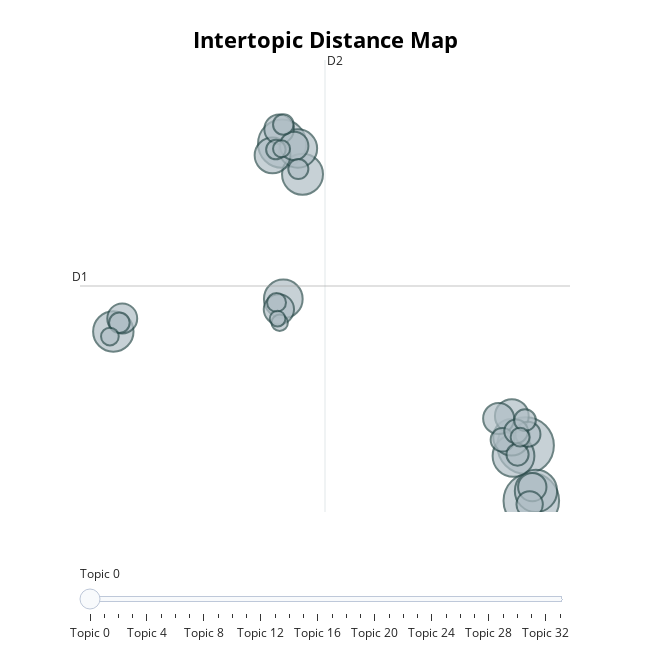

Notebook code cell kept with this figure:
### Code cell
# Visualize intertopic distance
topic_model.visualize_topics()

### Figure 1 — Plotly figure (JSON) as saved in the notebook; plotly's stock layout.template omitted (floating-point values rounded to 4 significant figures)
{"data": [{"customdata": [[0, "staff | stay | hotel | great | thank", 143], [1, "beach | ocean | boardwalk | view | pacific", 138], [2, "center | location | convention | downtown | good", 104], [3, "western | seas | seven | best | staff", 80], [4, "room | hotel | one | would | also", 78], [5, "breakfast | clean | staff | great | good", 75], [6, "room | bugs | smell | disgusting | dirty", 73], [7, "noisy | noise | room | hotel | hear", 67], [8, "quarter | bienville | french | house | new", 66], [9, "airport | shuttle | flight | stay | thank", 60], [10, "disneyland | disney | anaheim | roc | eden", 57], [11, "luana | morealoha | hawaii | honolulu | mahalo", 51], [12, "drury | inn | new | drinks | quarter", 43], [13, "room | bed | size | small | rooms", 41], [14, "reservation | charged | booked | cancellation | hotel", 40], [15, "location | good | great | restaurants | airport", 39], [16, "pool | great | hotel | nice | stay", 36], [17, "river | hotel | weekend | great | location", 36], [18, "resort | sonesta | head | hilton | island", 31], [19, "whitney | casey | callaisgeneral | new | sincerely", 28], [20, "regis | st | 284 | anthony | sincerely", 25], [21, "allegro | kimpton | amber | experience | hotel", 25], [22, "restaurant | marriott | great | stay | sorrento", 22], [23, "orchard | garden | hotel | sf | office", 21], [24, "river | michigan | ave | location | suite", 19], [25, "room | guest | said | problem | desk", 19], [26, "clean | breakfast | good | inn | price", 18], [27, "chinatown | location | manager | pablo | great", 17], [28, "night | one | room | fine | adequate", 16], [29, "wyndham | tremeil | wingate | managerwingate | boonefront", 16], [30, "worst | place | sheets | never | ever", 14], [31, "union | square | location | hotel | abri", 13], [32, "microwave | fridge | refrigerator | hanger | toledo", 12], [33, "motel | diner | clean | railroad | microwave", 11]], "hovertemplate": "<b>Topic %{customdata[0]}</b><br>%{customdata[1]}<br>Size: %{customdata[2]}", "legendgroup": "", "marker": {"color": "#B0BEC5", "line": {"color": "DarkSlateGrey", "width": 2}, "size": [143, 138, 104, 80, 78, 75, 73, 67, 66, 60, 57, 51, 43, 41, 40, 39, 36, 36, 31, 28, 25, 25, 22, 21, 19, 19, 18, 17, 16, 16, 14, 13, 12, 11], "sizemode": "area", "sizeref": 0.08937, "symbol": "circle"}, "mode": "markers", "name": "", "orientation": "v", "showlegend": false, "type": "scatter", "x": [11.13, 11.42, -1.39, 11.66, 10.5, -0.3426, -10.07, -1.331, -0.5787, 10.41, -1.885, 10.42, 9.741, -1.557, -9.61, -1.546, 11.47, -0.7699, 11.34, 11.25, 9.937, 10.64, 10.71, 11.1, -1.329, -9.759, -0.5572, -1.712, -1.679, 10.84, -10.25, -1.42, -1.517, -1.625], "xaxis": "x", "y": [3.807, 1.883, 14.32, 2.226, 3.444, 13.26, 7.779, 8.917, 14.16, 4.096, 13.92, 4.835, 4.75, 8.553, 8.235, 14.83, 2.358, 14.25, 1.754, 4.203, 4.007, 4.302, 3.492, 4.69, 14.99, 8.086, 13.44, 14.12, 8.793, 4.099, 7.603, 14.15, 8.086, 8.228], "yaxis": "y"}], "layout": {"annotations": [{"showarrow": false, "text": "D1", "x": -11.78, "y": 9.365, "yshift": 10}, {"showarrow": false, "text": "D2", "x": 0.8134, "xshift": 10, "y": 17.24}], "height": 650, "hoverlabel": {"bgcolor": "white", "font": {"family": "Rockwell", "size": 16}}, "legend": {"itemsizing": "constant", "tracegroupgap": 0}, "margin": {"t": 60}, "shapes": [{"line": {"color": "#CFD8DC", "width": 2}, "type": "line", "x0": 0.8134, "x1": 0.8134, "y0": 1.491, "y1": 17.24}, {"line": {"color": "#9E9E9E", "width": 2}, "type": "line", "x0": -11.78, "x1": 13.41, "y0": 9.365, "y1": 9.365}], "sliders": [{"active": 0, "pad": {"t": 50}, "steps": [{"args": [{"marker.color": [["red", "#B0BEC5", "#B0BEC5", "#B0BEC5", "#B0BEC5", "#B0BEC5", "#B0BEC5", "#B0BEC5", "#B0BEC5", "#B0BEC5", "#B0BEC5", "#B0BEC5", "#B0BEC5", "#B0BEC5", "#B0BEC5", "#B0BEC5", "#B0BEC5", "#B0BEC5", "#B0BEC5", "#B0BEC5", "#B0BEC5", "#B0BEC5", "#B0BEC5", "#B0BEC5", "#B0BEC5", "#B0BEC5", "#B0BEC5", "#B0BEC5", "#B0BEC5", "#B0BEC5", "#B0BEC5", "#B0BEC5", "#B0BEC5", "#B0BEC5"]]}], "label": "Topic 0", "method": "update"}, {"args": [{"marker.color": [["#B0BEC5", "red", "#B0BEC5", "#B0BEC5", "#B0BEC5", "#B0BEC5", "#B0BEC5", "#B0BEC5", "#B0BEC5", "#B0BEC5", "#B0BEC5", "#B0BEC5", "#B0BEC5", "#B0BEC5", "#B0BEC5", "#B0BEC5", "#B0BEC5", "#B0BEC5", "#B0BEC5", "#B0BEC5", "#B0BEC5", "#B0BEC5", "#B0BEC5", "#B0BEC5", "#B0BEC5", "#B0BEC5", "#B0BEC5", "#B0BEC5", "#B0BEC5", "#B0BEC5", "#B0BEC5", "#B0BEC5", "#B0BEC5", "#B0BEC5"]]}], "label": "Topic 1", "method": "update"}, {"args": [{"marker.color": [["#B0BEC5", "#B0BEC5", "red", "#B0BEC5", "#B0BEC5", "#B0BEC5", "#B0BEC5", "#B0BEC5", "#B0BEC5", "#B0BEC5", "#B0BEC5", "#B0BEC5", "#B0BEC5", "#B0BEC5", "#B0BEC5", "#B0BEC5", "#B0BEC5", "#B0BEC5", "#B0BEC5", "#B0BEC5", "#B0BEC5", "#B0BEC5", "#B0BEC5", "#B0BEC5", "#B0BEC5", "#B0BEC5", "#B0BEC5", "#B0BEC5", "#B0BEC5", "#B0BEC5", "#B0BEC5", "#B0BEC5", "#B0BEC5", "#B0BEC5"]]}], "label": "Topic 2", "method": "update"}, {"args": [{"marker.color": [["#B0BEC5", "#B0BEC5", "#B0BEC5", "red", "#B0BEC5", "#B0BEC5", "#B0BEC5", "#B0BEC5", "#B0BEC5", "#B0BEC5", "#B0BEC5", "#B0BEC5", "#B0BEC5", "#B0BEC5", "#B0BEC5", "#B0BEC5", "#B0BEC5", "#B0BEC5", "#B0BEC5", "#B0BEC5", "#B0BEC5", "#B0BEC5", "#B0BEC5", "#B0BEC5", "#B0BEC5", "#B0BEC5", "#B0BEC5", "#B0BEC5", "#B0BEC5", "#B0BEC5", "#B0BEC5", "#B0BEC5", "#B0BEC5", "#B0BEC5"]]}], "label": "Topic 3", "method": "update"}, {"args": [{"marker.color": [["#B0BEC5", "#B0BEC5", "#B0BEC5", "#B0BEC5", "red", "#B0BEC5", "#B0BEC5", "#B0BEC5", "#B0BEC5", "#B0BEC5", "#B0BEC5", "#B0BEC5", "#B0BEC5", "#B0BEC5", "#B0BEC5", "#B0BEC5", "#B0BEC5", "#B0BEC5", "#B0BEC5", "#B0BEC5", "#B0BEC5", "#B0BEC5", "#B0BEC5", "#B0BEC5", "#B0BEC5", "#B0BEC5", "#B0BEC5", "#B0BEC5", "#B0BEC5", "#B0BEC5", "#B0BEC5", "#B0BEC5", "#B0BEC5", "#B0BEC5"]]}], "label": "Topic 4", "method": "update"}, {"args": [{"marker.color": [["#B0BEC5", "#B0BEC5", "#B0BEC5", "#B0BEC5", "#B0BEC5", "red", "#B0BEC5", "#B0BEC5", "#B0BEC5", "#B0BEC5", "#B0BEC5", "#B0BEC5", "#B0BEC5", "#B0BEC5", "#B0BEC5", "#B0BEC5", "#B0BEC5", "#B0BEC5", "#B0BEC5", "#B0BEC5", "#B0BEC5", "#B0BEC5", "#B0BEC5", "#B0BEC5", "#B0BEC5", "#B0BEC5", "#B0BEC5", "#B0BEC5", "#B0BEC5", "#B0BEC5", "#B0BEC5", "#B0BEC5", "#B0BEC5", "#B0BEC5"]]}], "label": "Topic 5", "method": "update"}, {"args": [{"marker.color": [["#B0BEC5", "#B0BEC5", "#B0BEC5", "#B0BEC5", "#B0BEC5", "#B0BEC5", "red", "#B0BEC5", "#B0BEC5", "#B0BEC5", "#B0BEC5", "#B0BEC5", "#B0BEC5", "#B0BEC5", "#B0BEC5", "#B0BEC5", "#B0BEC5", "#B0BEC5", "#B0BEC5", "#B0BEC5", "#B0BEC5", "#B0BEC5", "#B0BEC5", "#B0BEC5", "#B0BEC5", "#B0BEC5", "#B0BEC5", "#B0BEC5", "#B0BEC5", "#B0BEC5", "#B0BEC5", "#B0BEC5", "#B0BEC5", "#B0BEC5"]]}], "label": "Topic 6", "method": "update"}, {"args": [{"marker.color": [["#B0BEC5", "#B0BEC5", "#B0BEC5", "#B0BEC5", "#B0BEC5", "#B0BEC5", "#B0BEC5", "red", "#B0BEC5", "#B0BEC5", "#B0BEC5", "#B0BEC5", "#B0BEC5", "#B0BEC5", "#B0BEC5", "#B0BEC5", "#B0BEC5", "#B0BEC5", "#B0BEC5", "#B0BEC5", "#B0BEC5", "#B0BEC5", "#B0BEC5", "#B0BEC5", "#B0BEC5", "#B0BEC5", "#B0BEC5", "#B0BEC5", "#B0BEC5", "#B0BEC5", "#B0BEC5", "#B0BEC5", "#B0BEC5", "#B0BEC5"]]}], "label": "Topic 7", "method": "update"}, {"args": [{"marker.color": [["#B0BEC5", "#B0BEC5", "#B0BEC5", "#B0BEC5", "#B0BEC5", "#B0BEC5", "#B0BEC5", "#B0BEC5", "red", "#B0BEC5", "#B0BEC5", "#B0BEC5", "#B0BEC5", "#B0BEC5", "#B0BEC5", "#B0BEC5", "#B0BEC5", "#B0BEC5", "#B0BEC5", "#B0BEC5", "#B0BEC5", "#B0BEC5", "#B0BEC5", "#B0BEC5", "#B0BEC5", "#B0BEC5", "#B0BEC5", "#B0BEC5", "#B0BEC5", "#B0BEC5", "#B0BEC5", "#B0BEC5", "#B0BEC5", "#B0BEC5"]]}], "label": "Topic 8", "method": "update"}, {"args": [{"marker.color": [["#B0BEC5", "#B0BEC5", "#B0BEC5", "#B0BEC5", "#B0BEC5", "#B0BEC5", "#B0BEC5", "#B0BEC5", "#B0BEC5", "red", "#B0BEC5", "#B0BEC5", "#B0BEC5", "#B0BEC5", "#B0BEC5", "#B0BEC5", "#B0BEC5", "#B0BEC5", "#B0BEC5", "#B0BEC5", "#B0BEC5", "#B0BEC5", "#B0BEC5", "#B0BEC5", "#B0BEC5", "#B0BEC5", "#B0BEC5", "#B0BEC5", "#B0BEC5", "#B0BEC5", "#B0BEC5", "#B0BEC5", "#B0BEC5", "#B0BEC5"]]}], "label": "Topic 9", "method": "update"}, {"args": [{"marker.color": [["#B0BEC5", "#B0BEC5", "#B0BEC5", "#B0BEC5", "#B0BEC5", "#B0BEC5", "#B0BEC5", "#B0BEC5", "#B0BEC5", "#B0BEC5", "red", "#B0BEC5", "#B0BEC5", "#B0BEC5", "#B0BEC5", "#B0BEC5", "#B0BEC5", "#B0BEC5", "#B0BEC5", "#B0BEC5", "#B0BEC5", "#B0BEC5", "#B0BEC5", "#B0BEC5", "#B0BEC5", "#B0BEC5", "#B0BEC5", "#B0BEC5", "#B0BEC5", "#B0BEC5", "#B0BEC5", "#B0BEC5", "#B0BEC5", "#B0BEC5"]]}], "label": "Topic 10", "method": "update"}, {"args": [{"marker.color": [["#B0BEC5", "#B0BEC5", "#B0BEC5", "#B0BEC5", "#B0BEC5", "#B0BEC5", "#B0BEC5", "#B0BEC5", "#B0BEC5", "#B0BEC5", "#B0BEC5", "red", "#B0BEC5", "#B0BEC5", "#B0BEC5", "#B0BEC5", "#B0BEC5", "#B0BEC5", "#B0BEC5", "#B0BEC5", "#B0BEC5", "#B0BEC5", "#B0BEC5", "#B0BEC5", "#B0BEC5", "#B0BEC5", "#B0BEC5", "#B0BEC5", "#B0BEC5", "#B0BEC5", "#B0BEC5", "#B0BEC5", "#B0BEC5", "#B0BEC5"]]}], "label": "Topic 11", "method": "update"}, {"args": [{"marker.color": [["#B0BEC5", "#B0BEC5", "#B0BEC5", "#B0BEC5", "#B0BEC5", "#B0BEC5", "#B0BEC5", "#B0BEC5", "#B0BEC5", "#B0BEC5", "#B0BEC5", "#B0BEC5", "red", "#B0BEC5", "#B0BEC5", "#B0BEC5", "#B0BEC5", "#B0BEC5", "#B0BEC5", "#B0BEC5", "#B0BEC5", "#B0BEC5", "#B0BEC5", "#B0BEC5", "#B0BEC5", "#B0BEC5", "#B0BEC5", "#B0BEC5", "#B0BEC5", "#B0BEC5", "#B0BEC5", "#B0BEC5", "#B0BEC5", "#B0BEC5"]]}], "label": "Topic 12", "method": "update"}, {"args": [{"marker.color": [["#B0BEC5", "#B0BEC5", "#B0BEC5", "#B0BEC5", "#B0BEC5", "#B0BEC5", "#B0BEC5", "#B0BEC5", "#B0BEC5", "#B0BEC5", "#B0BEC5", "#B0BEC5", "#B0BEC5", "red", "#B0BEC5", "#B0BEC5", "#B0BEC5", "#B0BEC5", "#B0BEC5", "#B0BEC5", "#B0BEC5", "#B0BEC5", "#B0BEC5", "#B0BEC5", "#B0BEC5", "#B0BEC5", "#B0BEC5", "#B0BEC5", "#B0BEC5", "#B0BEC5", "#B0BEC5", "#B0BEC5", "#B0BEC5", "#B0BEC5"]]}], "label": "Topic 13", "method": "update"}, {"args": [{"marker.color": [["#B0BEC5", "#B0BEC5", "#B0BEC5", "#B0BEC5", "#B0BEC5", "#B0BEC5", "#B0BEC5", "#B0BEC5", "#B0BEC5", "#B0BEC5", "#B0BEC5", "#B0BEC5", "#B0BEC5", "#B0BEC5", "red", "#B0BEC5", "#B0BEC5", "#B0BEC5", "#B0BEC5", "#B0BEC5", "#B0BEC5", "#B0BEC5", "#B0BEC5", "#B0BEC5", "#B0BEC5", "#B0BEC5", "#B0BEC5", "#B0BEC5", "#B0BEC5", "#B0BEC5", "#B0BEC5", "#B0BEC5", "#B0BEC5", "#B0BEC5"]]}], "label": "Topic 14", "method": "update"}, {"args": [{"marker.color": [["#B0BEC5", "#B0BEC5", "#B0BEC5", "#B0BEC5", "#B0BEC5", "#B0BEC5", "#B0BEC5", "#B0BEC5", "#B0BEC5", "#B0BEC5", "#B0BEC5", "#B0BEC5", "#B0BEC5", "#B0BEC5", "#B0BEC5", "red", "#B0BEC5", "#B0BEC5", "#B0BEC5", "#B0BEC5", "#B0BEC5", "#B0BEC5", "#B0BEC5", "#B0BEC5", "#B0BEC5", "#B0BEC5", "#B0BEC5", "#B0BEC5", "#B0BEC5", "#B0BEC5", "#B0BEC5", "#B0BEC5", "#B0BEC5", "#B0BEC5"]]}], "label": "Topic 15", "method": "update"}, {"args": [{"marker.color": [["#B0BEC5", "#B0BEC5", "#B0BEC5", "#B0BEC5", "#B0BEC5", "#B0BEC5", "#B0BEC5", "#B0BEC5", "#B0BEC5", "#B0BEC5", "#B0BEC5", "#B0BEC5", "#B0BEC5", "#B0BEC5", "#B0BEC5", "#B0BEC5", "red", "#B0BEC5", "#B0BEC5", "#B0BEC5", "#B0BEC5", "#B0BEC5", "#B0BEC5", "#B0BEC5", "#B0BEC5", "#B0BEC5", "#B0BEC5", "#B0BEC5", "#B0BEC5", "#B0BEC5", "#B0BEC5", "#B0BEC5", "#B0BEC5", "#B0BEC5"]]}], "label": "Topic 16", "method": "update"}, {"args": [{"marker.color": [["#B0BEC5", "#B0BEC5", "#B0BEC5", "#B0BEC5", "#B0BEC5", "#B0BEC5", "#B0BEC5", "#B0BEC5", "#B0BEC5", "#B0BEC5", "#B0BEC5", "#B0BEC5", "#B0BEC5", "#B0BEC5", "#B0BEC5", "#B0BEC5", "#B0BEC5", "red", "#B0BEC5", "#B0BEC5", "#B0BEC5", "#B0BEC5", "#B0BEC5", "#B0BEC5", "#B0BEC5", "#B0BEC5", "#B0BEC5", "#B0BEC5", "#B0BEC5", "#B0BEC5", "#B0BEC5", "#B0BEC5", "#B0BEC5", "#B0BEC5"]]}], "label": "Topic 17", "method": "update"}, {"args": [{"marker.color": [["#B0BEC5", "#B0BEC5", "#B0BEC5", "#B0BEC5", "#B0BEC5", "#B0BEC5", "#B0BEC5", "#B0BEC5", "#B0BEC5", "#B0BEC5", "#B0BEC5", "#B0BEC5", "#B0BEC5", "#B0BEC5", "#B0BEC5", "#B0BEC5", "#B0BEC5", "#B0BEC5", "red", "#B0BEC5", "#B0BEC5", "#B0BEC5", "#B0BEC5", "#B0BEC5", "#B0BEC5", "#B0BEC5", "#B0BEC5", "#B0BEC5", "#B0BEC5", "#B0BEC5", "#B0BEC5", "#B0BEC5", "#B0BEC5", "#B0BEC5"]]}], "label": "Topic 18", "method": "update"}, {"args": [{"marker.color": [["#B0BEC5", "#B0BEC5", "#B0BEC5", "#B0BEC5", "#B0BEC5", "#B0BEC5", "#B0BEC5", "#B0BEC5", "#B0BEC5", "#B0BEC5", "#B0BEC5", "#B0BEC5", "#B0BEC5", "#B0BEC5", "#B0BEC5", "#B0BEC5", "#B0BEC5", "#B0BEC5", "#B0BEC5", "red", "#B0BEC5", "#B0BEC5", "#B0BEC5", "#B0BEC5", "#B0BEC5", "#B0BEC5", "#B0BEC5", "#B0BEC5", "#B0BEC5", "#B0BEC5", "#B0BEC5", "#B0BEC5", "#B0BEC5", "#B0BEC5"]]}], "label": "Topic 19", "method": "update"}, {"args": [{"marker.color": [["#B0BEC5", "#B0BEC5", "#B0BEC5", "#B0BEC5", "#B0BEC5", "#B0BEC5", "#B0BEC5", "#B0BEC5", "#B0BEC5", "#B0BEC5", "#B0BEC5", "#B0BEC5", "#B0BEC5", "#B0BEC5", "#B0BEC5", "#B0BEC5", "#B0BEC5", "#B0BEC5", "#B0BEC5", "#B0BEC5", "red", "#B0BEC5", "#B0BEC5", "#B0BEC5", "#B0BEC5", "#B0BEC5", "#B0BEC5", "#B0BEC5", "#B0BEC5", "#B0BEC5", "#B0BEC5", "#B0BEC5", "#B0BEC5", "#B0BEC5"]]}], "label": "Topic 20", "method": "update"}, {"args": [{"marker.color": [["#B0BEC5", "#B0BEC5", "#B0BEC5", "#B0BEC5", "#B0BEC5", "#B0BEC5", "#B0BEC5", "#B0BEC5", "#B0BEC5", "#B0BEC5", "#B0BEC5", "#B0BEC5", "#B0BEC5", "#B0BEC5", "#B0BEC5", "#B0BEC5", "#B0BEC5", "#B0BEC5", "#B0BEC5", "#B0BEC5", "#B0BEC5", "red", "#B0BEC5", "#B0BEC5", "#B0BEC5", "#B0BEC5", "#B0BEC5", "#B0BEC5", "#B0BEC5", "#B0BEC5", "#B0BEC5", "#B0BEC5", "#B0BEC5", "#B0BEC5"]]}], "label": "Topic 21", "method": "update"}, {"args": [{"marker.color": [["#B0BEC5", "#B0BEC5", "#B0BEC5", "#B0BEC5", "#B0BEC5", "#B0BEC5", "#B0BEC5", "#B0BEC5", "#B0BEC5", "#B0BEC5", "#B0BEC5", "#B0BEC5", "#B0BEC5", "#B0BEC5", "#B0BEC5", "#B0BEC5", "#B0BEC5", "#B0BEC5", "#B0BEC5", "#B0BEC5", "#B0BEC5", "#B0BEC5", "red", "#B0BEC5", "#B0BEC5", "#B0BEC5", "#B0BEC5", "#B0BEC5", "#B0BEC5", "#B0BEC5", "#B0BEC5", "#B0BEC5", "#B0BEC5", "#B0BEC5"]]}], "label": "Topic 22", "method": "update"}, {"args": [{"marker.color": [["#B0BEC5", "#B0BEC5", "#B0BEC5", "#B0BEC5", "#B0BEC5", "#B0BEC5", "#B0BEC5", "#B0BEC5", "#B0BEC5", "#B0BEC5", "#B0BEC5", "#B0BEC5", "#B0BEC5", "#B0BEC5", "#B0BEC5", "#B0BEC5", "#B0BEC5", "#B0BEC5", "#B0BEC5", "#B0BEC5", "#B0BEC5", "#B0BEC5", "#B0BEC5", "red", "#B0BEC5", "#B0BEC5", "#B0BEC5", "#B0BEC5", "#B0BEC5", "#B0BEC5", "#B0BEC5", "#B0BEC5", "#B0BEC5", "#B0BEC5"]]}], "label": "Topic 23", "method": "update"}, {"args": [{"marker.color": [["#B0BEC5", "#B0BEC5", "#B0BEC5", "#B0BEC5", "#B0BEC5", "#B0BEC5", "#B0BEC5", "#B0BEC5", "#B0BEC5", "#B0BEC5", "#B0BEC5", "#B0BEC5", "#B0BEC5", "#B0BEC5", "#B0BEC5", "#B0BEC5", "#B0BEC5", "#B0BEC5", "#B0BEC5", "#B0BEC5", "#B0BEC5", "#B0BEC5", "#B0BEC5", "#B0BEC5", "red", "#B0BEC5", "#B0BEC5", "#B0BEC5", "#B0BEC5", "#B0BEC5", "#B0BEC5", "#B0BEC5", "#B0BEC5", "#B0BEC5"]]}], "label": "Topic 24", "method": "update"}, {"args": [{"marker.color": [["#B0BEC5", "#B0BEC5", "#B0BEC5", "#B0BEC5", "#B0BEC5", "#B0BEC5", "#B0BEC5", "#B0BEC5", "#B0BEC5", "#B0BEC5", "#B0BEC5", "#B0BEC5", "#B0BEC5", "#B0BEC5", "#B0BEC5", "#B0BEC5", "#B0BEC5", "#B0BEC5", "#B0BEC5", "#B0BEC5", "#B0BEC5", "#B0BEC5", "#B0BEC5", "#B0BEC5", "#B0BEC5", "red", "#B0BEC5", "#B0BEC5", "#B0BEC5", "#B0BEC5", "#B0BEC5", "#B0BEC5", "#B0BEC5", "#B0BEC5"]]}], "label": "Topic 25", "method": "update"}, {"args": [{"marker.color": [["#B0BEC5", "#B0BEC5", "#B0BEC5", "#B0BEC5", "#B0BEC5", "#B0BEC5", "#B0BEC5", "#B0BEC5", "#B0BEC5", "#B0BEC5", "#B0BEC5", "#B0BEC5", "#B0BEC5", "#B0BEC5", "#B0BEC5", "#B0BEC5", "#B0BEC5", "#B0BEC5", "#B0BEC5", "#B0BEC5", "#B0BEC5", "#B0BEC5", "#B0BEC5", "#B0BEC5", "#B0BEC5", "#B0BEC5", "red", "#B0BEC5", "#B0BEC5", "#B0BEC5", "#B0BEC5", "#B0BEC5", "#B0BEC5", "#B0BEC5"]]}], "label": "Topic 26", "method": "update"}, {"args": [{"marker.color": [["#B0BEC5", "#B0BEC5", "#B0BEC5", "#B0BEC5", "#B0BEC5", "#B0BEC5", "#B0BEC5", "#B0BEC5", "#B0BEC5", "#B0BEC5", "#B0BEC5", "#B0BEC5", "#B0BEC5", "#B0BEC5", "#B0BEC5", "#B0BEC5", "#B0BEC5", "#B0BEC5", "#B0BEC5", "#B0BEC5", "#B0BEC5", "#B0BEC5", "#B0BEC5", "#B0BEC5", "#B0BEC5", "#B0BEC5", "#B0BEC5", "red", "#B0BEC5", "#B0BEC5", "#B0BEC5", "#B0BEC5", "#B0BEC5", "#B0BEC5"]]}], "label": "Topic 27", "method": "update"}, {"args": [{"marker.color": [["#B0BEC5", "#B0BEC5", "#B0BEC5", "#B0BEC5", "#B0BEC5", "#B0BEC5", "#B0BEC5", "#B0BEC5", "#B0BEC5", "#B0BEC5", "#B0BEC5", "#B0BEC5", "#B0BEC5", "#B0BEC5", "#B0BEC5", "#B0BEC5", "#B0BEC5", "#B0BEC5", "#B0BEC5", "#B0BEC5", "#B0BEC5", "#B0BEC5", "#B0BEC5", "#B0BEC5", "#B0BEC5", "#B0BEC5", "#B0BEC5", "#B0BEC5", "red", "#B0BEC5", "#B0BEC5", "#B0BEC5", "#B0BEC5", "#B0BEC5"]]}], "label": "Topic 28", "method": "update"}, {"args": [{"marker.color": [["#B0BEC5", "#B0BEC5", "#B0BEC5", "#B0BEC5", "#B0BEC5", "#B0BEC5", "#B0BEC5", "#B0BEC5", "#B0BEC5", "#B0BEC5", "#B0BEC5", "#B0BEC5", "#B0BEC5", "#B0BEC5", "#B0BEC5", "#B0BEC5", "#B0BEC5", "#B0BEC5", "#B0BEC5", "#B0BEC5", "#B0BEC5", "#B0BEC5", "#B0BEC5", "#B0BEC5", "#B0BEC5", "#B0BEC5", "#B0BEC5", "#B0BEC5", "#B0BEC5", "red", "#B0BEC5", "#B0BEC5", "#B0BEC5", "#B0BEC5"]]}], "label": "Topic 29", "method": "update"}, {"args": [{"marker.color": [["#B0BEC5", "#B0BEC5", "#B0BEC5", "#B0BEC5", "#B0BEC5", "#B0BEC5", "#B0BEC5", "#B0BEC5", "#B0BEC5", "#B0BEC5", "#B0BEC5", "#B0BEC5", "#B0BEC5", "#B0BEC5", "#B0BEC5", "#B0BEC5", "#B0BEC5", "#B0BEC5", "#B0BEC5", "#B0BEC5", "#B0BEC5", "#B0BEC5", "#B0BEC5", "#B0BEC5", "#B0BEC5", "#B0BEC5", "#B0BEC5", "#B0BEC5", "#B0BEC5", "#B0BEC5", "red", "#B0BEC5", "#B0BEC5", "#B0BEC5"]]}], "label": "Topic 30", "method": "update"}, {"args": [{"marker.color": [["#B0BEC5", "#B0BEC5", "#B0BEC5", "#B0BEC5", "#B0BEC5", "#B0BEC5", "#B0BEC5", "#B0BEC5", "#B0BEC5", "#B0BEC5", "#B0BEC5", "#B0BEC5", "#B0BEC5", "#B0BEC5", "#B0BEC5", "#B0BEC5", "#B0BEC5", "#B0BEC5", "#B0BEC5", "#B0BEC5", "#B0BEC5", "#B0BEC5", "#B0BEC5", "#B0BEC5", "#B0BEC5", "#B0BEC5", "#B0BEC5", "#B0BEC5", "#B0BEC5", "#B0BEC5", "#B0BEC5", "red", "#B0BEC5", "#B0BEC5"]]}], "label": "Topic 31", "method": "update"}, {"args": [{"marker.color": [["#B0BEC5", "#B0BEC5", "#B0BEC5", "#B0BEC5", "#B0BEC5", "#B0BEC5", "#B0BEC5", "#B0BEC5", "#B0BEC5", "#B0BEC5", "#B0BEC5", "#B0BEC5", "#B0BEC5", "#B0BEC5", "#B0BEC5", "#B0BEC5", "#B0BEC5", "#B0BEC5", "#B0BEC5", "#B0BEC5", "#B0BEC5", "#B0BEC5", "#B0BEC5", "#B0BEC5", "#B0BEC5", "#B0BEC5", "#B0BEC5", "#B0BEC5", "#B0BEC5", "#B0BEC5", "#B0BEC5", "#B0BEC5", "red", "#B0BEC5"]]}], "label": "Topic 32", "method": "update"}, {"args": [{"marker.color": [["#B0BEC5", "#B0BEC5", "#B0BEC5", "#B0BEC5", "#B0BEC5", "#B0BEC5", "#B0BEC5", "#B0BEC5", "#B0BEC5", "#B0BEC5", "#B0BEC5", "#B0BEC5", "#B0BEC5", "#B0BEC5", "#B0BEC5", "#B0BEC5", "#B0BEC5", "#B0BEC5", "#B0BEC5", "#B0BEC5", "#B0BEC5", "#B0BEC5", "#B0BEC5", "#B0BEC5", "#B0BEC5", "#B0BEC5", "#B0BEC5", "#B0BEC5", "#B0BEC5", "#B0BEC5", "#B0BEC5", "#B0BEC5", "#B0BEC5", "red"]]}], "label": "Topic 33", "method": "update"}]}], "title": {"font": {"color": "Black", "size": 22}, "text": "<b>Intertopic Distance Map</b>", "x": 0.5, "xanchor": "center", "y": 0.95, "yanchor": "top"}, "width": 650, "xaxis": {"anchor": "y", "domain": [0, 1], "range": [-11.78, 13.41], "title": {"text": ""}, "visible": false}, "yaxis": {"anchor": "x", "domain": [0, 1], "range": [1.491, 17.24], "title": {"text": ""}, "visible": false}}}
